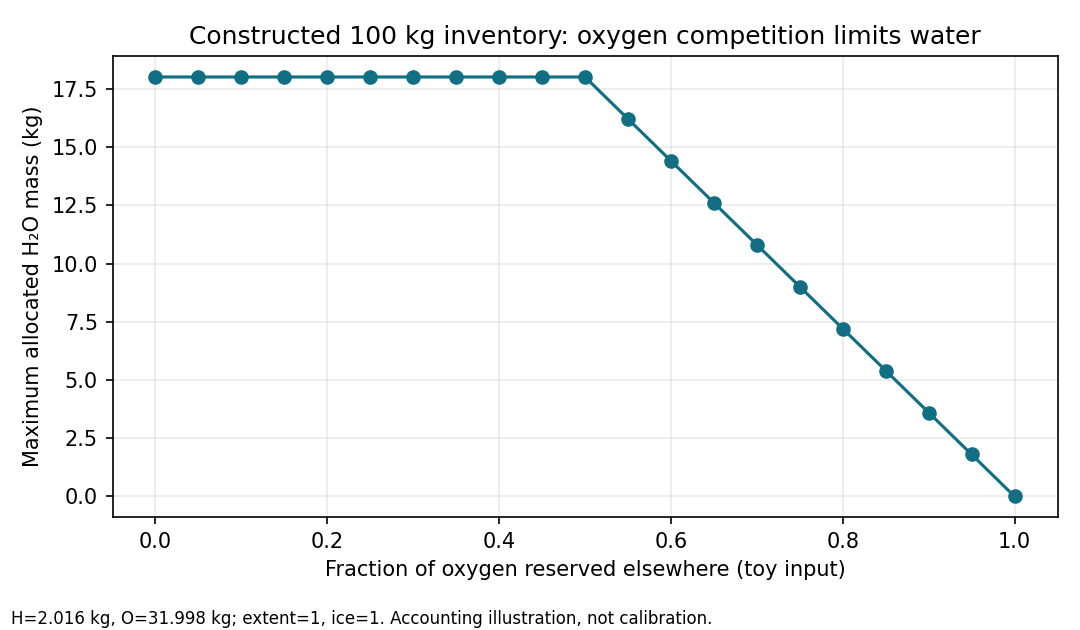

This figure's Python source:
"""Exact rational stoichiometry toy; no production imports or empirical fit.
Run from any cwd with Python 3. Creates only adjacent same-prefix JSON/PNG.
"""
from fractions import Fraction as F
from pathlib import Path
import hashlib
import json
import platform

PREFIX = Path(__file__).with_suffix("")
MH, MO = F("1.008"), F("15.999")  # kg/kmol, rounded element masses
BASE = {"H": F("2.016"), "O": F("31.998"), "C": F("12.011"),
        "Si": F("28.085"), "He": F("25.89")}  # exactly 100 kg; constructed, not solar


def allocate(stock, solid, gas, extent_fraction, ice_fraction):
    """Partition an admitted elemental kg budget; retain unassigned residual."""
    if not 0 <= extent_fraction <= 1 or not 0 <= ice_fraction <= 1:
        raise ValueError("fraction outside [0,1]")
    keys = set(stock) | set(solid) | set(gas)
    if any(x < 0 for cells in (stock, solid, gas) for x in cells.values()):
        raise ValueError("negative stock")
    residual = {e: stock.get(e, F(0)) - solid.get(e, F(0)) - gas.get(e, F(0)) for e in keys}
    if any(v < 0 for v in residual.values()):
        raise ValueError("reservation exceeds element stock")
    q = extent_fraction * min(residual.get("H", F(0)) / (2 * MH), residual.get("O", F(0)) / MO)
    water = {"H": 2 * MH * q, "O": MO * q}
    water_solid = {e: ice_fraction * v for e, v in water.items()}
    water_vapor = {e: (1 - ice_fraction) * v for e, v in water.items()}
    after = {e: residual[e] - water.get(e, F(0)) for e in keys}
    compartments = [solid, gas, water_solid, water_vapor, after]
    balance = {e: sum(c.get(e, F(0)) for c in compartments) - stock.get(e, F(0)) for e in keys}
    assert all(v == 0 for v in balance.values())
    assert all(v >= 0 for c in compartments for v in c.values())
    return {"extent_kmol": q, "water_kg": sum(water.values()),
            "ice_kg": sum(water_solid.values()), "vapor_kg": sum(water_vapor.values()),
            "water_solid_elements_kg": water_solid, "water_vapor_elements_kg": water_vapor,
            "unassigned_elements_kg": after, "balance_error_kg": balance}


def encoded(value):
    if isinstance(value, F):
        return {"exact": str(value), "display": float(value)}
    if isinstance(value, dict):
        return {k: encoded(v) for k, v in sorted(value.items())}
    if isinstance(value, list):
        return [encoded(v) for v in value]
    return value


def main():
    co = {"C": BASE["C"], "O": MO}  # one kmol CO, explicit toy reservation
    silica = {"O": F(8), "Si": F(8) / (2 * MO) * BASE["Si"]}
    cases = [
        ("cold_capacity", BASE, {}, {}, F(1), F(1)),
        ("CO_and_silica_compete", BASE, silica, co, F(1), F(1)),
        ("partial_ice", BASE, silica, co, F(1), F(1, 2)),
        ("warm_vapor", BASE, silica, co, F(1), F(0)),
        ("no_H", {**BASE, "H": F(0)}, {}, {}, F(1), F(1)),
        ("all_O_reserved", BASE, {}, {"O": BASE["O"]}, F(1), F(1)),
        ("no_chemical_conversion", BASE, {}, {}, F(0), F(1)),
        ("over_reserved_reject", BASE, {}, {"O": BASE["O"] + 1}, F(1), F(1)),
    ]
    observations = []
    for name, stock, solid, gas, eta, ice in cases:
        row = {"case": name, "input": {"stock_kg": stock, "reserved_solid_kg": solid,
               "reserved_gas_kg": gas, "extent_fraction": eta, "ice_fraction": ice}}
        try:
            row["output"] = allocate(stock, solid, gas, eta, ice)
            row["outcome"] = "accepted_arithmetic"
        except ValueError as error:
            row["outcome"] = "rejected"
            row["reason"] = str(error)
        observations.append(row)
    sweep = []
    for i in range(21):
        fraction = F(i, 20)
        result = allocate(BASE, {}, {"O": fraction * BASE["O"]}, F(1), F(1))
        sweep.append({"reserved_O_fraction": fraction, "water_kg": result["water_kg"]})
    result = {"scope": "Exact rational constructed-budget experiment; not a planetary observation, empirical calibration or production test.",
              "python": platform.python_version(), "script_sha256": hashlib.sha256(Path(__file__).read_bytes()).hexdigest(),
              "atomic_masses_kg_per_kmol": {"H": MH, "O": MO}, "cases": observations, "oxygen_sweep": sweep,
              "conservation": "All seven admitted cases have exactly zero element residual and nonnegative compartments. One over-reservation rejects.",
              "limitations": "Reservations/extent/phase fractions are explicit inputs. No pressure law, hydrate kinetics, global disk depletion, biological availability or performance claim."}
    output = PREFIX.with_suffix(".json")
    with output.open("x") as f:
        json.dump(encoded(result), f, ensure_ascii=False, indent=2); f.write("\n")
    print(json.dumps({"cases": [{"case": r["case"], "outcome": r["outcome"],
                                 "water_kg": float(r.get("output", {}).get("water_kg", 0)),
                                 "ice_kg": float(r.get("output", {}).get("ice_kg", 0))} for r in observations]}, indent=2))
    import matplotlib
    matplotlib.use("Agg")
    import matplotlib.pyplot as plt
    fig, ax = plt.subplots(figsize=(7.2, 4.2))
    ax.plot([float(r["reserved_O_fraction"]) for r in sweep], [float(r["water_kg"]) for r in sweep], marker="o", color="#126e82")
    ax.set(xlabel="Fraction of oxygen reserved elsewhere (toy input)", ylabel="Maximum allocated H₂O mass (kg)",
           title="Constructed 100 kg inventory: oxygen competition limits water")
    ax.grid(alpha=.25)
    fig.text(.01, .01, "H=2.016 kg, O=31.998 kg; extent=1, ice=1. Accounting illustration, not calibration.", fontsize=8)
    fig.tight_layout(rect=(0,.04,1,1))
    fig.savefig(PREFIX.with_suffix(".png"), dpi=150)
    plt.close(fig)


if __name__ == "__main__":
    main()
